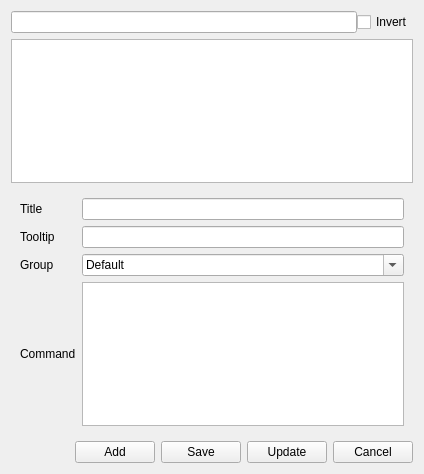
<?xml version="1.0" encoding="UTF-8"?>
<ui version="4.0">
 <class>QuickCommandsWidget</class>
 <widget class="QWidget" name="QuickCommandsWidget">
  <property name="geometry">
   <rect>
    <x>0</x>
    <y>0</y>
    <width>424</width>
    <height>474</height>
   </rect>
  </property>
  <property name="windowTitle">
   <string>Form</string>
  </property>
  <layout class="QVBoxLayout" name="verticalLayout">
   <item>
    <widget class="QWidget" name="filterWidget" native="true">
     <layout class="QHBoxLayout" name="horizontalLayout_2">
      <property name="spacing">
       <number>0</number>
      </property>
      <property name="leftMargin">
       <number>0</number>
      </property>
      <property name="topMargin">
       <number>0</number>
      </property>
      <property name="rightMargin">
       <number>0</number>
      </property>
      <property name="bottomMargin">
       <number>0</number>
      </property>
      <item>
       <widget class="QLineEdit" name="filterLine"/>
      </item>
      <item>
       <widget class="QCheckBox" name="invertFilter">
        <property name="text">
         <string>Invert</string>
        </property>
       </widget>
      </item>
     </layout>
    </widget>
   </item>
   <item>
    <widget class="QTreeView" name="commandsTreeView">
     <property name="editTriggers">
      <set>QAbstractItemView::NoEditTriggers</set>
     </property>
     <property name="headerHidden">
      <bool>true</bool>
     </property>
    </widget>
   </item>
   <item>
    <widget class="QWidget" name="commandsWidget" native="true">
     <layout class="QGridLayout" name="gridLayout">
      <item row="0" column="1">
       <widget class="QLineEdit" name="name"/>
      </item>
      <item row="2" column="1">
       <widget class="QComboBox" name="group">
        <property name="editable">
         <bool>true</bool>
        </property>
        <item>
         <property name="text">
          <string>Default</string>
         </property>
        </item>
       </widget>
      </item>
      <item row="2" column="0">
       <widget class="QLabel" name="labelGroup">
        <property name="text">
         <string>Group</string>
        </property>
       </widget>
      </item>
      <item row="4" column="0">
       <widget class="QLabel" name="label_2">
        <property name="text">
         <string>Command</string>
        </property>
        <property name="textFormat">
         <enum>Qt::PlainText</enum>
        </property>
       </widget>
      </item>
      <item row="4" column="1">
       <widget class="QPlainTextEdit" name="command">
        <property name="plainText">
         <string notr="true"/>
        </property>
       </widget>
      </item>
      <item row="0" column="0">
       <widget class="QLabel" name="label">
        <property name="text">
         <string>Title</string>
        </property>
       </widget>
      </item>
      <item row="1" column="0">
       <widget class="QLabel" name="label_3">
        <property name="text">
         <string>Tooltip</string>
        </property>
       </widget>
      </item>
      <item row="1" column="1">
       <widget class="QLineEdit" name="tooltip"/>
      </item>
     </layout>
    </widget>
   </item>
   <item>
    <layout class="QHBoxLayout" name="horizontalLayout">
     <item>
      <spacer name="horizontalSpacer">
       <property name="orientation">
        <enum>Qt::Horizontal</enum>
       </property>
       <property name="sizeHint" stdset="0">
        <size>
         <width>40</width>
         <height>20</height>
        </size>
       </property>
      </spacer>
     </item>
     <item>
      <widget class="QPushButton" name="btnAdd">
       <property name="text">
        <string>Add</string>
       </property>
      </widget>
     </item>
     <item>
      <widget class="QPushButton" name="btnSave">
       <property name="text">
        <string>Save</string>
       </property>
      </widget>
     </item>
     <item>
      <widget class="QPushButton" name="btnUpdate">
       <property name="text">
        <string>Update</string>
       </property>
      </widget>
     </item>
     <item>
      <widget class="QPushButton" name="btnCancel">
       <property name="text">
        <string>Cancel</string>
       </property>
      </widget>
     </item>
    </layout>
   </item>
  </layout>
 </widget>
 <resources/>
 <connections/>
</ui>
